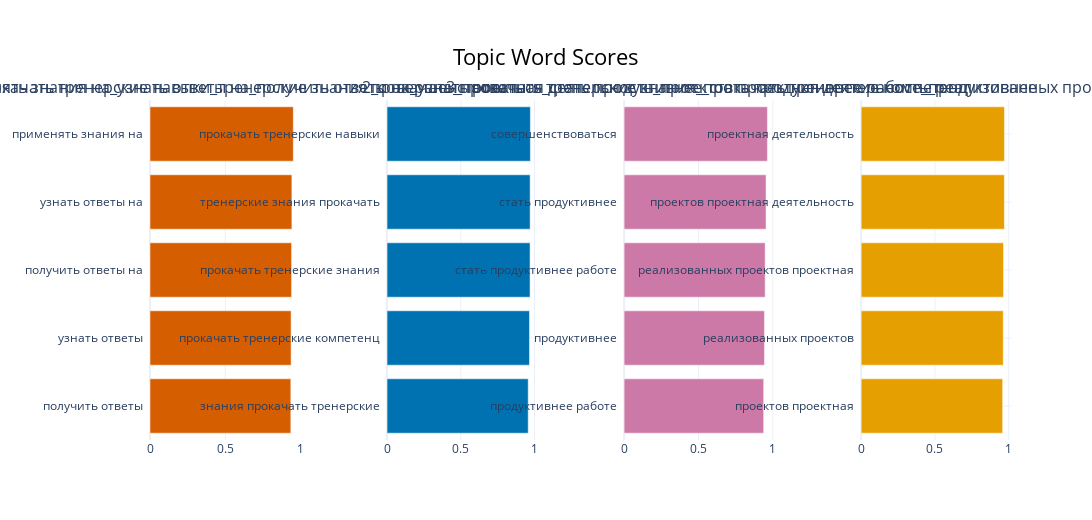

This figure's notebook cell:
### Code cell
topic_model.visualize_barchart(custom_labels=True, width=450, height=400)

### Figure 1 — Plotly figure (JSON) as saved in the notebook; plotly's stock layout.template omitted (floating-point values rounded to 4 significant figures)
{"data": [{"marker": {"color": "#D55E00"}, "orientation": "h", "type": "bar", "x": [0.9356, 0.9375, 0.9408, 0.9427, 0.9523], "xaxis": "x", "y": ["получить ответы  ", "узнать ответы  ", "получить ответы на  ", "узнать ответы на  ", "применять знания на  "], "yaxis": "y"}, {"marker": {"color": "#0072B2"}, "orientation": "h", "type": "bar", "x": [0.957, 0.9655, 0.9695, 0.97, 0.9715], "xaxis": "x2", "y": ["знания прокачать тренерские  ", "прокачать тренерские компетенц  ", "прокачать тренерские знания  ", "тренерские знания прокачать  ", "прокачать тренерские навыки  "], "yaxis": "y2"}, {"marker": {"color": "#CC79A7"}, "orientation": "h", "type": "bar", "x": [0.9385, 0.9437, 0.9484, 0.9545, 0.9635], "xaxis": "x3", "y": ["продуктивнее работе  ", "продуктивнее  ", "стать продуктивнее работе  ", "стать продуктивнее  ", "совершенствоваться  "], "yaxis": "y3"}, {"marker": {"color": "#E69F00"}, "orientation": "h", "type": "bar", "x": [0.9593, 0.9635, 0.9653, 0.9711, 0.9716], "xaxis": "x4", "y": ["проектов проектная  ", "реализованных проектов  ", "реализованных проектов проектная  ", "проектов проектная деятельность  ", "проектная деятельность  "], "yaxis": "y4"}], "layout": {"annotations": [{"font": {"size": 16}, "showarrow": false, "text": "0_применять знания на_узнать ответы на_получить ответы на_узнать ответы", "x": 0.0875, "xanchor": "center", "xref": "paper", "y": 1, "yanchor": "bottom", "yref": "paper"}, {"font": {"size": 16}, "showarrow": false, "text": "1_прокачать тренерские навыки_тренерские знания прокачать_прокачать тренерские знания_прокачать тренерские компетенц", "x": 0.3625, "xanchor": "center", "xref": "paper", "y": 1, "yanchor": "bottom", "yref": "paper"}, {"font": {"size": 16}, "showarrow": false, "text": "2_совершенствоваться_стать продуктивнее_стать продуктивнее работе_продуктивнее", "x": 0.6375, "xanchor": "center", "xref": "paper", "y": 1, "yanchor": "bottom", "yref": "paper"}, {"font": {"size": 16}, "showarrow": false, "text": "3_проектная деятельность_проектов проектная деятельность_реализованных проектов проектная_реализованных проектов", "x": 0.9125, "xanchor": "center", "xref": "paper", "y": 1, "yanchor": "bottom", "yref": "paper"}], "height": 520, "hoverlabel": {"bgcolor": "white", "font": {"family": "Rockwell", "size": 16}}, "showlegend": false, "title": {"font": {"color": "Black", "size": 22}, "text": "Topic Word Scores", "x": 0.5, "xanchor": "center", "yanchor": "top"}, "width": 1800, "xaxis": {"anchor": "y", "domain": [0, 0.175], "showgrid": true}, "xaxis2": {"anchor": "y2", "domain": [0.275, 0.45], "showgrid": true}, "xaxis3": {"anchor": "y3", "domain": [0.55, 0.725], "showgrid": true}, "xaxis4": {"anchor": "y4", "domain": [0.825, 1], "showgrid": true}, "yaxis": {"anchor": "x", "domain": [0, 1], "showgrid": true}, "yaxis2": {"anchor": "x2", "domain": [0, 1], "showgrid": true}, "yaxis3": {"anchor": "x3", "domain": [0, 1], "showgrid": true}, "yaxis4": {"anchor": "x4", "domain": [0, 1], "showgrid": true}}}
